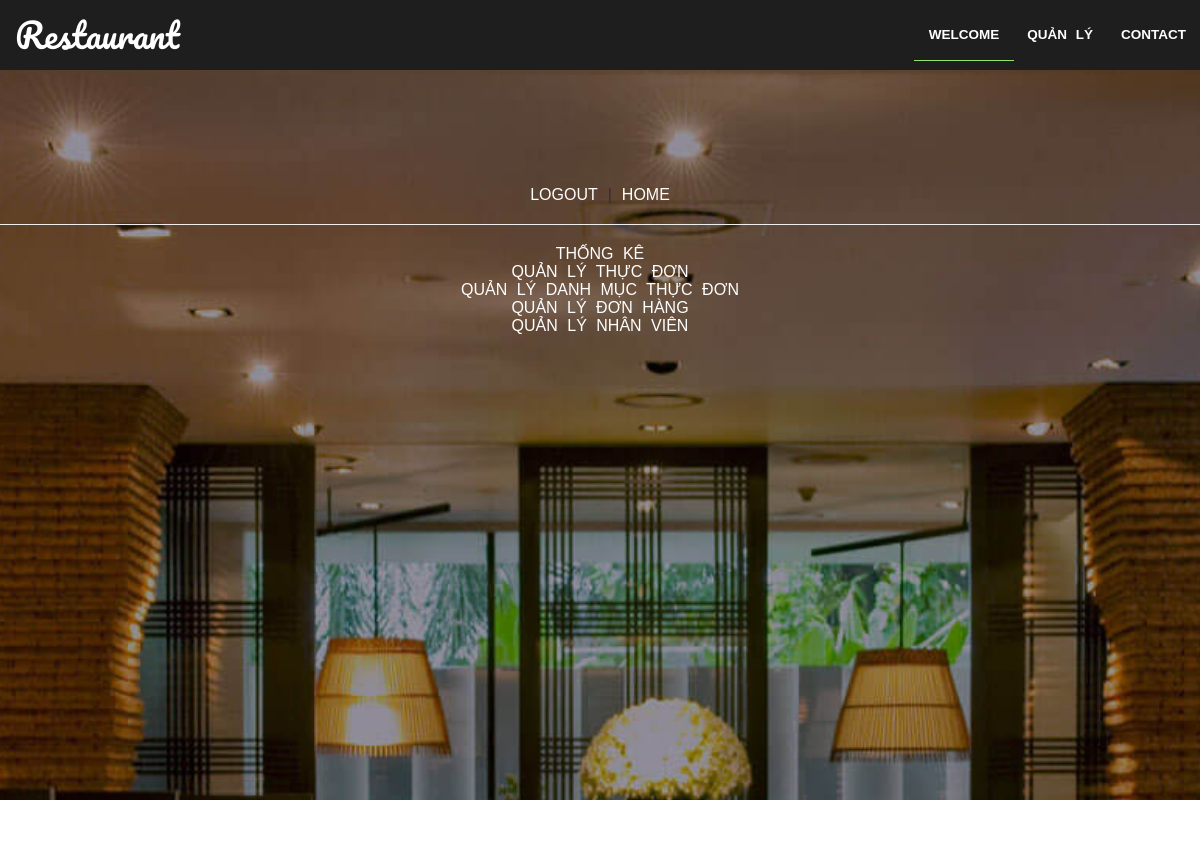
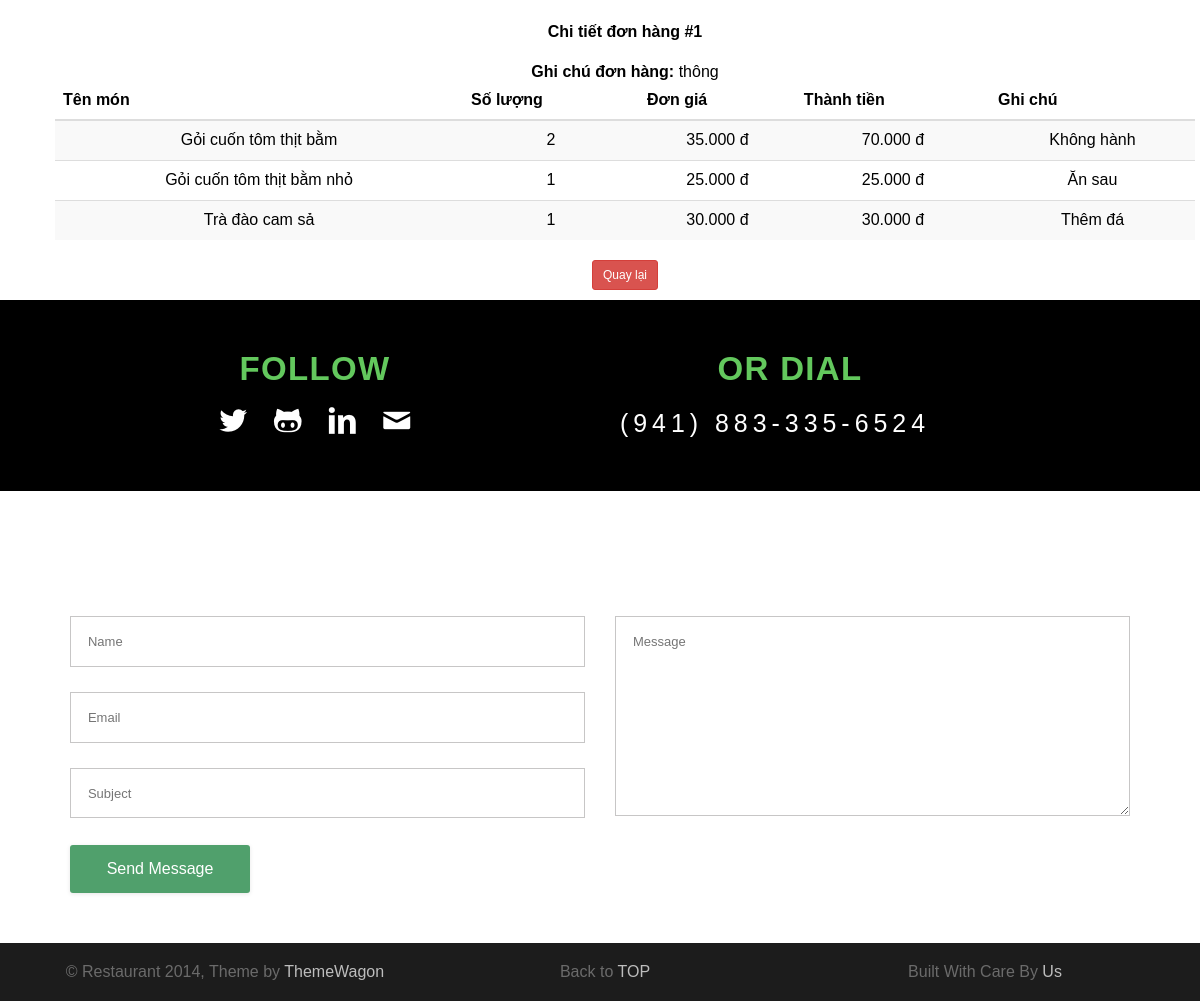
Page /admin.php?action=AOrder&viewOrderDetail=1 (signed in) on the committed database (2 pictures, top to bottom).
### tables this page shows
CREATE TABLE `orders` (
  `id` int(11) NOT NULL,
  `order_date` datetime DEFAULT current_timestamp(),
  `total_amount` decimal(12,2) DEFAULT 0.00,
  `status` enum('Chờ xác nhận','Đang xử lý','Đã giao','Đã hủy') DEFAULT 'Chờ xác nhận',
  `table_id` int(11) DEFAULT NULL,
  `customer_id` int(11) DEFAULT NULL,
  `description` text DEFAULT NULL
);

CREATE TABLE `orderdetails` (
  `order_id` int(11) NOT NULL,
  `dish_id` int(11) NOT NULL,
  `quantity` int(11) NOT NULL CHECK (`quantity` > 0),
  `unit_price` decimal(10,2) NOT NULL,
  `note` text DEFAULT NULL
);

CREATE TABLE `dishes` (
  `id` int(11) NOT NULL,
  `dish_name` varchar(255) DEFAULT NULL,
  `price` decimal(10,2) DEFAULT NULL,
  `category_id` int(11) DEFAULT NULL,
  `image` varchar(255) DEFAULT NULL,
  `description` varchar(255) DEFAULT NULL,
  `status` enum('active','inactive') DEFAULT 'active'
);

### Model/modelOrder.php (called while the page is built, shortened)
<?php
class modelOrder {
    public function selectOrderById($orderId) {
        $p = new clsKetNoi();
        $con = $p->MoKetNoi();
        $sql = "SELECT * FROM orders WHERE id = $orderId LIMIT 1";
        $result = mysqli_query($con, $sql);
        return $result;
    }
}
?>

### Controller/controlOrder.php (called while the page is built, shortened)
<?php
include_once("Model/modelOrder.php");
class controlOrder {
     public function getOrderById($orderId) {
        $p = new modelOrder();
        $kq = $p->selectOrderById($orderId);
        if ($kq && mysqli_num_rows($kq) > 0) {
            return $kq;
        } else {
            return false;
        }
    }
}
?>

### Model/modelOrderDetail.php (called while the page is built, shortened)
<?php
class modelOrderDetail {
    public function selectDetailsByOrderId($orderId) {
        $p = new clsKetNoi();
        $con = $p->MoKetNoi();
        $sql = "SELECT od.*, d.dish_name, d.image
                FROM orderdetails od
                JOIN dishes d ON od.dish_id = d.id
                WHERE od.order_id = $orderId";
        $kq = mysqli_query($con, $sql);
        return $kq;
    }
}
?>

### Controller/controlOrderDetail.php (called while the page is built, shortened)
<?php
include_once("Model/modelOrderDetail.php");
class controlOrderDetail {
    public function getOrderDetailsByOrderId($orderId) {
        $p = new modelOrderDetail();
        return $p->selectDetailsByOrderId($orderId);
    }
}
?>

### View/AOrder.php (the view, shortened to what this page needs)
<?php
include_once("Controller/controlOrder.php");
include_once("Controller/controlOrderDetail.php");
$orderId = isset($_GET['viewOrderDetail']) ? intval($_GET['viewOrderDetail']) : 0;
if ($orderId > 0) {
    $detailCtrl = new controlOrderDetail();
    $details = $detailCtrl->getOrderDetailsByOrderId($orderId);
    $orderCtrl = new controlOrder();
    $order = $orderCtrl->getOrderById($orderId);
    $orderDescription = '';
    if ($order && $rowOrder = mysqli_fetch_assoc($order)) {
        $orderDescription = $rowOrder['description'];
    }
    echo '<div class="order-container container">';
    echo '<h4 class="text-center">Chi tiết đơn hàng #' . $orderId . '</h4>';
    echo '<div class="mb-3"><strong>Ghi chú đơn hàng:</strong> ' . htmlspecialchars($orderDescription) . '</div>';
    if (!$details) {
        echo '<div class="alert alert-danger text-center">Không có món ăn nào trong đơn hàng này.</div>';
    } else {
        echo '<table class="table table-striped text-center">';
        echo '<thead><tr>
                <th>Tên món</th>
                <th>Số lượng</th>
                <th>Đơn giá</th>
                <th>Thành tiền</th>
                <th>Ghi chú</th>
              </tr></thead><tbody>';
        while ($item = mysqli_fetch_assoc($details)) {
            echo '<tr>';
            echo '<td>' . htmlspecialchars($item["dish_name"]) . '</td>';
            echo '<td>' . $item["quantity"] . '</td>';
            echo '<td>' . number_format($item["unit_price"], 0, ',', '.') . ' đ</td>';
            echo '<td>' . number_format($item["unit_price"] * $item["quantity"], 0, ',', '.') . ' đ</td>';
            echo '<td>' . htmlspecialchars($item["note"]) . '</td>';
            echo '</tr>';
        }
        echo '</tbody></table>';
    }
    echo '<a href="admin.php?action=AOrder" class="btn btn-sm btn-danger" style="text-decoration: none;">Quay lại</a>';
}
?>

### css/main.css (style rules this page uses)
*, *:before, *:after { -moz-box-sizing: border-box; box-sizing: border-box; -webkit-font-smoothing: antialiased; }
body, html { margin: 0; padding: 0; height: 100%; }
h1, h2, p, span, a { font-family: "museo-sans", helvetica, sans-serif; color: #2f2e2f; margin: 0; padding: 0; }

### View/AOrder.php (style rules this page uses)
.table td, .table th { color: #000; vertical-align: middle; }
.order-container { margin-top: 40px; }

### rows in the picture
orders: description "thông"
orderdetails: dish.dish_name "Gỏi cuốn tôm thịt bằm", quantity "2", unit_price "35.000", $item["unit_price"] * $item["quantity"] "70.000", note "Không hành"
orderdetails: dish.dish_name "Gỏi cuốn tôm thịt bằm nhỏ", quantity "1", unit_price "25.000", $item["unit_price"] * $item["quantity"] "25.000", note "Ăn sau"
orderdetails: dish.dish_name "Trà đào cam sả", quantity "1", unit_price "30.000", $item["unit_price"] * $item["quantity"] "30.000", note "Thêm đá"

### other values in the picture
$orderId "1"
